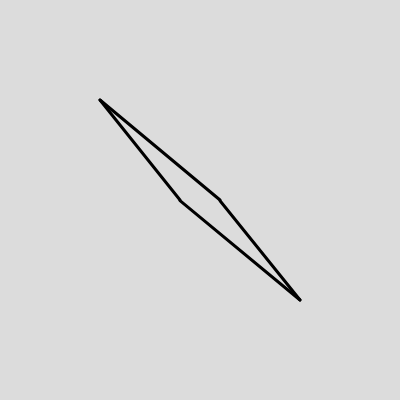
Frame 1 (no input)
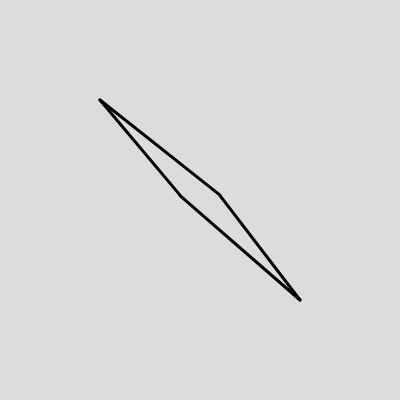
Frame 60 (no input)
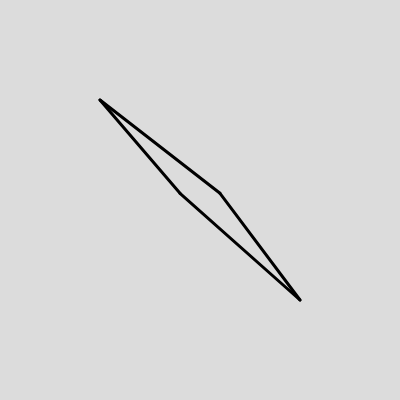
Frame 120 (the mouse pressed at the canvas centre since frame 60)

The p5.js sketch that drew these frames (run headless with seeded random() and noise() and a simulated clock; from frame 60 on, the mouse is pressed at the canvas centre):

// p5.js sketch
// ── sketch.js
let angle = 0;
let speed = 0.1;
let l_wing_y_pos;
let r_wing_y_pos;
let wing_amplitude = 7;

function setup() {
  createCanvas(400, 400);
  angleMode(RADIANS);
  strokeWeight(3);
}

function bird(start_X, start_Y) {
  r_wing_y_pos = sin(angle) * wing_amplitude + 200;
  l_wing_y_pos = sin(angle) * wing_amplitude + 200;

  line(start_X, start_Y, 180, l_wing_y_pos);
  line(start_X, start_Y, 220, r_wing_y_pos);

  angle += speed;
}

function draw() {
  background(220);
  bird(100, 100);
  bird(300, 300);
}
